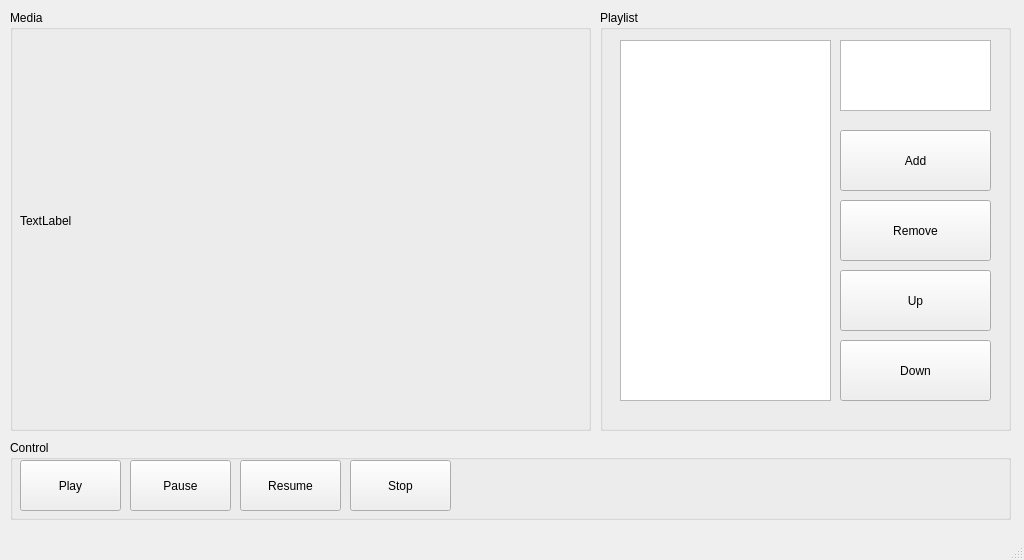
<?xml version="1.0" encoding="UTF-8"?>
<ui version="4.0">
 <class>MainWindow</class>
 <widget class="QMainWindow" name="MainWindow">
  <property name="geometry">
   <rect>
    <x>0</x>
    <y>0</y>
    <width>1024</width>
    <height>560</height>
   </rect>
  </property>
  <property name="windowTitle">
   <string>MainWindow</string>
  </property>
  <widget class="QWidget" name="centralwidget">
   <widget class="QGroupBox" name="mediaGroup">
    <property name="geometry">
     <rect>
      <x>10</x>
      <y>10</y>
      <width>581</width>
      <height>421</height>
     </rect>
    </property>
    <property name="title">
     <string>Media</string>
    </property>
    <widget class="QLabel" name="label">
     <property name="geometry">
      <rect>
       <x>10</x>
       <y>20</y>
       <width>551</width>
       <height>381</height>
      </rect>
     </property>
     <property name="text">
      <string>TextLabel</string>
     </property>
    </widget>
   </widget>
   <widget class="QGroupBox" name="controlGroup">
    <property name="geometry">
     <rect>
      <x>10</x>
      <y>440</y>
      <width>1001</width>
      <height>80</height>
     </rect>
    </property>
    <property name="title">
     <string>Control</string>
    </property>
    <widget class="QPushButton" name="pauseBtn">
     <property name="geometry">
      <rect>
       <x>120</x>
       <y>20</y>
       <width>101</width>
       <height>51</height>
      </rect>
     </property>
     <property name="text">
      <string>Pause</string>
     </property>
    </widget>
    <widget class="QPushButton" name="playBtn">
     <property name="geometry">
      <rect>
       <x>10</x>
       <y>20</y>
       <width>101</width>
       <height>51</height>
      </rect>
     </property>
     <property name="text">
      <string>Play</string>
     </property>
    </widget>
    <widget class="QPushButton" name="resumeBtn">
     <property name="geometry">
      <rect>
       <x>230</x>
       <y>20</y>
       <width>101</width>
       <height>51</height>
      </rect>
     </property>
     <property name="text">
      <string>Resume</string>
     </property>
    </widget>
    <widget class="QPushButton" name="stopBtn">
     <property name="geometry">
      <rect>
       <x>340</x>
       <y>20</y>
       <width>101</width>
       <height>51</height>
      </rect>
     </property>
     <property name="text">
      <string>Stop</string>
     </property>
    </widget>
   </widget>
   <widget class="QGroupBox" name="playlistGroup">
    <property name="geometry">
     <rect>
      <x>600</x>
      <y>10</y>
      <width>411</width>
      <height>421</height>
     </rect>
    </property>
    <property name="title">
     <string>Playlist</string>
    </property>
    <widget class="QPushButton" name="removeBtn">
     <property name="geometry">
      <rect>
       <x>240</x>
       <y>190</y>
       <width>151</width>
       <height>61</height>
      </rect>
     </property>
     <property name="text">
      <string>Remove</string>
     </property>
    </widget>
    <widget class="QListWidget" name="playList">
     <property name="geometry">
      <rect>
       <x>20</x>
       <y>30</y>
       <width>211</width>
       <height>361</height>
      </rect>
     </property>
    </widget>
    <widget class="QPushButton" name="addBtn">
     <property name="geometry">
      <rect>
       <x>240</x>
       <y>120</y>
       <width>151</width>
       <height>61</height>
      </rect>
     </property>
     <property name="text">
      <string>Add</string>
     </property>
    </widget>
    <widget class="QPushButton" name="upBtn">
     <property name="geometry">
      <rect>
       <x>240</x>
       <y>260</y>
       <width>151</width>
       <height>61</height>
      </rect>
     </property>
     <property name="text">
      <string>Up</string>
     </property>
    </widget>
    <widget class="QPushButton" name="downBtn">
     <property name="geometry">
      <rect>
       <x>240</x>
       <y>330</y>
       <width>151</width>
       <height>61</height>
      </rect>
     </property>
     <property name="text">
      <string>Down</string>
     </property>
    </widget>
    <widget class="QTextEdit" name="txtEdit">
     <property name="geometry">
      <rect>
       <x>240</x>
       <y>30</y>
       <width>151</width>
       <height>71</height>
      </rect>
     </property>
    </widget>
   </widget>
  </widget>
  <widget class="QMenuBar" name="menubar">
   <property name="geometry">
    <rect>
     <x>0</x>
     <y>0</y>
     <width>1024</width>
     <height>31</height>
    </rect>
   </property>
  </widget>
  <widget class="QStatusBar" name="statusbar"/>
 </widget>
 <resources/>
 <connections/>
</ui>
